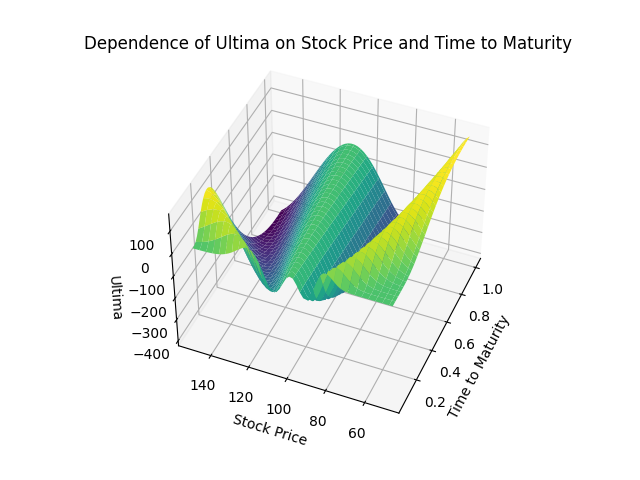

Generate this figure with Python:
import numpy as np
from scipy.stats import norm
from matplotlib import pyplot as plt
from matplotlib import cm

# parameter settings
save_figure = True
S_min = 50          # lower bound of Asset Price
S_max = 150         # upper bound of Asset Price
tau_min = 0.05      # lower bound of Time to Maturity
tau_max = 1         # upper bound of Time to Maturity
K = 100             # exercise price
r = 0.1             # riskfree interest rate
sig = 0.35          # volatility
d = 0.2             # dividend rate
steps = 60          # steps

tau = np.linspace(tau_min, tau_max, steps)
S = np.linspace(S_max, S_min, steps)


def get_ultima(tau, S, K, r, d, sig):
    y = (np.log(S/K) + (r - d - sig**2/2) * tau)/(sig * np.sqrt(tau))
    d1 = y+sig*np.sqrt(tau)
    vega = np.exp(-d*tau)*S*np.sqrt(tau)*norm.pdf(d1)
    vomma = vega*y*d1/sig

    return vomma/sig*(y*d1-d1/y-y/d1-1)

X, Y = np.meshgrid(tau, S)
fig, ax = plt.subplots(subplot_kw={"projection": "3d"})
ax.plot_surface(X, Y, get_ultima(X, Y, K, r, d, sig), cmap=cm.viridis)
ax.set_title('Dependence of Ultima on Stock Price and Time to Maturity')
ax.set_xlabel('Time to Maturity')
ax.set_ylabel('Stock Price')
ax.set_zlabel('Ultima')
plt.show()

if save_figure:
    fig.savefig('SFEultima.png', transparent=True)
